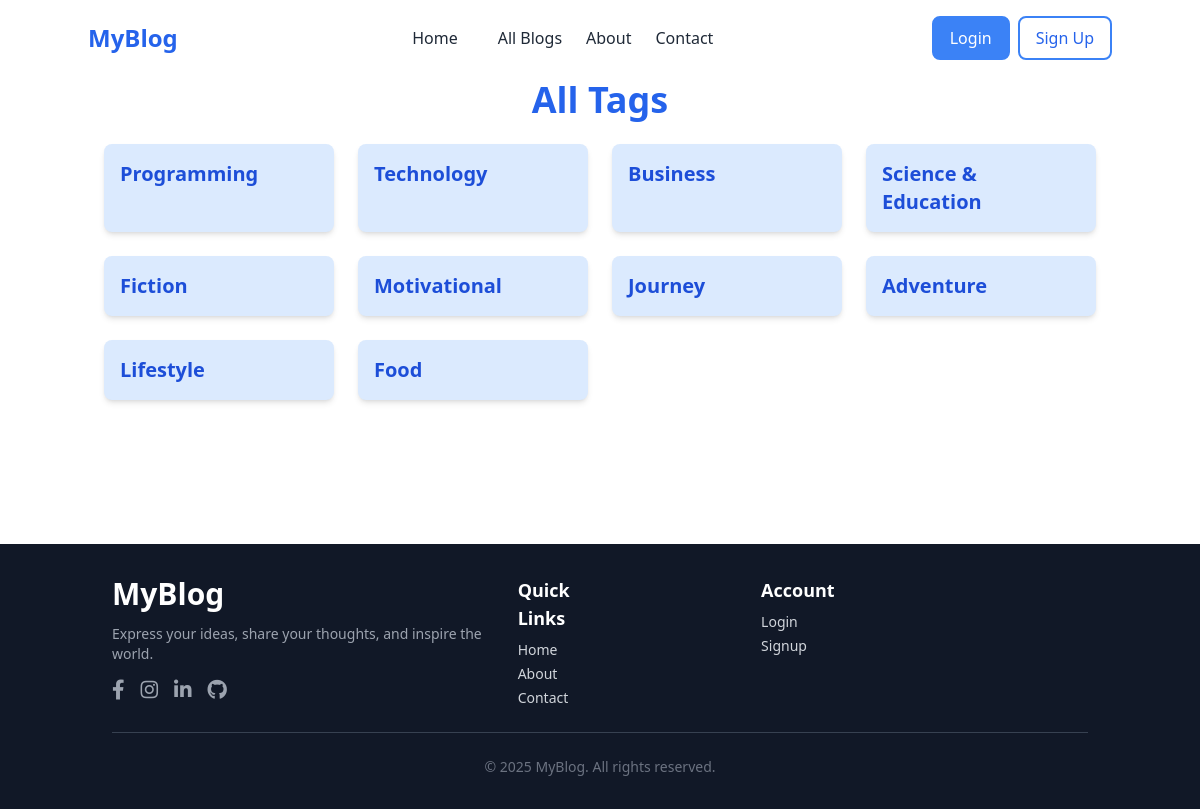
The page /tags/ on the database as committed earlier.
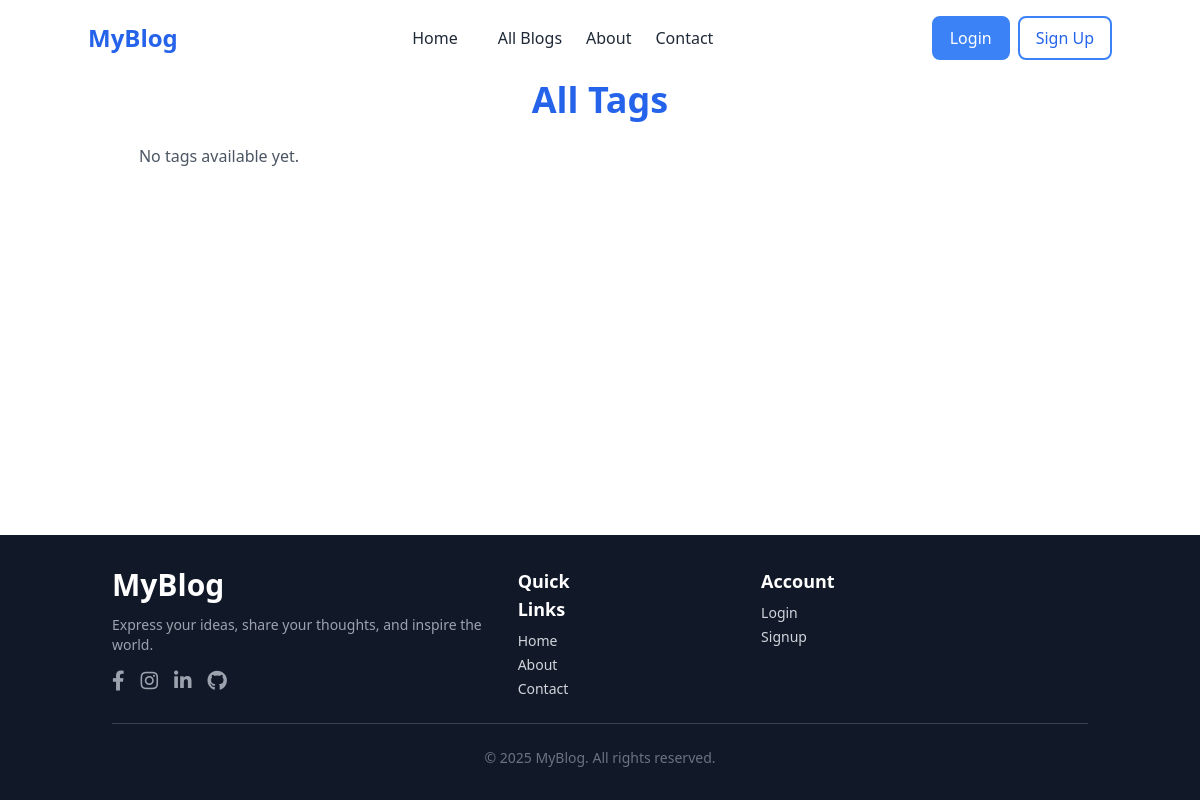
The same page on the database as committed later.
### blog/models.py (models this page shows, shortened)
class Tag(models.Model):
    name = models.CharField(max_length=50, unique=True)

### blog/views.py (the view)
# urls.py: path('tags/', views.tag_list, name='tag_list'),
def tag_list(request):
    tags = Tag.objects.all()
    return render(request, 'all_tags.html', {"tags":tags})

### blog/templates/all_tags.html
{% extends 'base.html' %}
{% block content %}
<div class="container mx-auto px-4 py-20">
    <h1 class="text-4xl font-bold text-center text-blue-600 mb-6">All Tags</h1>
    <div class="grid grid-cols-1 sm:grid-cols-2 md:grid-cols-3 lg:grid-cols-4 gap-6">
        {% for tag in tags %}
        <div class="bg-blue-100 p-4 rounded-lg shadow-md hover:shadow-lg transition duration-300 ease-in-out transform hover:scale-105">
            <a href="" class="text-xl text-blue-700 font-semibold hover:text-blue-900">
                {{ tag.name }}
            </a>
        </div>
        {% empty %}
        <p class="text-center text-gray-600">No tags available yet.</p>
        {% endfor %}
    </div>
</div>
{% endblock %}

### blog/templates/base.html (shortened to what this page needs)
<!DOCTYPE html>
<html lang="en">
<head>
    {% load static %}
    <script src="https://cdn.tailwindcss.com"></script>
    <link rel="stylesheet" href="https://cdnjs.cloudflare.com/ajax/libs/font-awesome/5.15.3/css/all.min.css">
</head>
<body class="flex flex-col min-h-screen">
    <nav class="absolute top-0 left-0 w-full p-4 bg-transparent z-10">
        <div class="container mx-auto flex justify-between items-center">
            <a href="{% url 'home' %}" class="text-blue-600 text-2xl font-bold">MyBlog</a>
            <div class="hidden md:flex flex-grow flex justify-center space-x-6">
                <a href="{% url 'home' %}" class="text-gray-800 hover:text-blue-600 mx-4 transition">Home</a>
                <a href="{% url 'all_blogs' %}" class="text-gray-800 hover:text-blue-600 mx-4 transition">All Blogs</a>
                <a href="{% url 'about' %}" class="text-gray-800 hover:text-blue-600 mx-4 transition">About</a>
                <a href="{% url 'contact' %}" class="text-gray-800 hover:text-blue-600 mx-4 transition">Contact</a>
            </div>
            <div class="hidden md:flex">
                {% if user.is_authenticated %}
                    <a href="{% url 'logout' %}" class="bg-blue-500 text-white px-4 py-2 border-2 border-blue-500 rounded-lg hover:transition">
                        Logout
                    </a>
                {% else %}
                    <a href="{% url 'login' %}" class="bg-blue-500 text-white px-4 py-2 border-2 border-blue-500 rounded-lg hover:transition mr-2">
                        Login
                    </a>
                    <a href="{% url 'signup' %}" class="bg-white-900 text-blue-600/100 px-4 py-2 border-2 border-blue-500 rounded-lg hover:transition">
                        Sign Up
                    </a>
                {% endif %}
            </div>
        </div>
    </nav>
    <main class="flex-grow">
        {% block content %}
        {% endblock %}
    </main>
    <footer class="bg-gray-900 text-gray-300 py-8 mt-16">
        <div class="container mx-auto px-6">
            <div class="flex flex-col md:flex-row justify-between gap-8">
                <div class="flex flex-col space-y-3">
                    <h3 class="text-3xl font-bold text-white">
                        <a href="{% url 'home' %}" class="hover:text-blue-400 transition duration-300">MyBlog</a>
                    </h3>
                    <p class="text-gray-400 text-sm">Express your ideas, share your thoughts, and inspire the world.</p>
                    <div class="flex space-x-4 mt-2">
                        <a href="https://www.facebook.com/sharadjung.thapa" class="text-gray-400 hover:text-blue-500 transition">
                            <i class="fab fa-facebook-f text-xl"></i>
                        </a>
                        <a href="https://www.instagram.com/saradthapa8" class="text-gray-400 hover:text-pink-500 transition">
                            <i class="fab fa-instagram text-xl"></i>
                        </a>
                        <a href="https://www.linkedin.com/in/sarad-thapa-9b5682297" class="text-gray-400 hover:text-blue-400 transition">
                            <i class="fab fa-linkedin-in text-xl"></i>
                        </a>
                        <a href="https://github.com/saradjung" class="text-gray-400 hover:text-gray-300 transition">
                            <i class="fab fa-github text-xl"></i>
                        </a>
                    </div>
                </div>
                <div class="grid grid-cols-2 md:grid-cols-3 gap-x-40 justify-center md:justify-end">
                    <div class="flex flex-col space-y-2">
                        <h3 class="text-lg font-semibold text-white">Quick Links</h3>
                        <ul class="space-y-1 text-sm">
                            <li><a href="{% url 'home' %}" class="hover:text-blue-400 transition duration-300">Home</a></li>
                            <li><a href="{% url 'about' %}" class="hover:text-blue-400 transition duration-300">About</a></li>
                            <li><a href="{% url 'contact' %}" class="hover:text-blue-400 transition duration-300">Contact</a></li>
                        </ul>
                    </div>
                    <div class="flex flex-col space-y-2">
                        <h3 class="text-lg font-semibold text-white">Account</h3>
                        <ul class="space-y-1 text-sm">
                            {% if user.is_authenticated %}
                                <li><a href="{% url 'logout' %}" class="hover:text-blue-400 transition duration-300">Logout</a></li>
                            {% else %}
                                <li><a href="{% url 'login' %}" class="hover:text-blue-400 transition duration-300">Login</a></li>
                                <li><a href="{% url 'signup' %}" class="hover:text-blue-400 transition duration-300">Signup</a></li>
                            {% endif %}
                        </ul>
                    </div>
                </div>
            </div>
            <hr class="border-gray-700 my-6">
            <div class="text-center text-gray-500 text-sm">
                <p>&copy; 2025 MyBlog. All rights reserved.</p>
            </div>
        </div>
    </footer>
</body>
</html>

### blog/templates/base.html (style rules this page uses)
html { scroll-behavior: smooth; }

Rows that differ between the two databases and show on the page:
removed Tag: name "Programming"
removed Tag: name "Technology"
removed Tag: name "Business"
removed Tag: name "Science & Education"
removed Tag: name "Fiction"
removed Tag: name "Motivational"
removed Tag: name "Journey"
removed Tag: name "Adventure"
removed Tag: name "Lifestyle"
removed Tag: name "Food"
Other text that changed with them:
text now shown: "No tags available yet."
